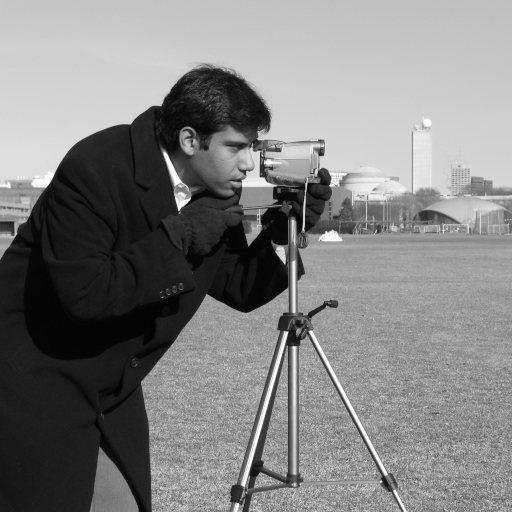
#> input picture skimage.data.camera(), 512 x 512 px
$ jupyter execute --allow-errors PDI_DevDay_Julio_2019.ipynb   (older library calls are emulated)
#> lines starting #> are read from the running program, lines starting #| are printed output that depends on the picture; after the words box and inside, x2 and y2 are one past the last pixel; in counts of white or black regions, pixels touching at a corner belong together
# Fundamentos de procesamiento digital de imágenes con scikit-image

Este es un taller introductorio en dónde se expondrán algunos de los algoritmos y conceptos escenciales en el procesamiento digital de imágenes.

## Práctica #1
Cargar una imágen de la base de datos de ejemplo y visualizarla.

[cell 1]
import matplotlib.pyplot as plt
from skimage import data

Img = data.camera()
#> Img is the input picture: shape (512, 512); min 0, max 255, mean 129.1
plt.imshow(Img,cmap='gray')
plt.show()

## Práctica #2
Extraer y visualizar de manera separada los canales de una imagen RGB.

[cell 2]
I_RGB = data.coffee()
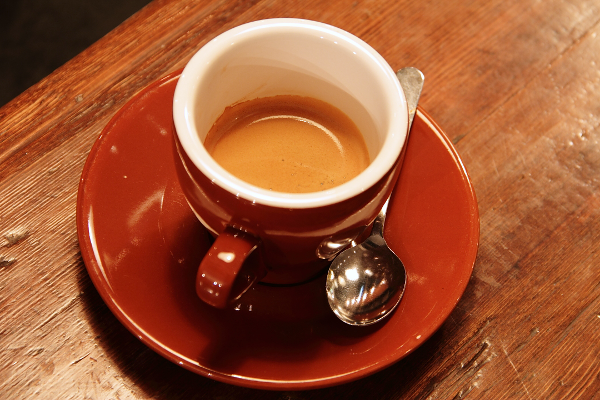
#> input picture skimage.data.coffee(), 600 x 400 px
#> I_RGB is the input picture: shape (400, 600, 3); mean R, G, B 158.6, 85.8, 51.5

I_R =  I_RGB[:,:,0]
I_G =  I_RGB[:,:,1]
I_B =  I_RGB[:,:,2]

plt.subplot(221), plt.imshow(I_R,cmap='Reds'), plt.title('Canal R'),plt.axis('off')
plt.subplot(222), plt.imshow(I_G,cmap='Greens'), plt.title('Canal G'),plt.axis('off')
plt.subplot(223), plt.imshow(I_B,cmap='Blues'), plt.title('Canal B'),plt.axis('off')
plt.subplot(224), plt.imshow(I_RGB),plt.axis('off')
plt.show()

## Nota: Síntesis de imágenes RGB
Es posible sinstetisar imágenes RGB haciendo *stacking* de arreglos 2-D de numpy:

[cell 3]
from skimage import draw

#> (the rest of this cell did not finish here and is left out)

## Práctica #3
Realizar un filtrado de promedio móvil a *Camera man*.

[cell 4]
import numpy as np
from scipy import ndimage
from skimage.util import img_as_float

Imf = img_as_float(Img)     #Convierte de uint8 a float
H = np.ones([11,11])*1/11.0 #Kernel de convolución
Ip = ndimage.convolve(Imf,H)

plt.imshow(Ip,cmap='gray')
plt.show()

## Nota: Kernel gaussiano

[cell 5]
import scipy.stats as st

def gkern(kernlen=21, nsig=5):
    """Returns a 2D Gaussian kernel array."""

    interval = (2*nsig+1.)/(kernlen)
    x = np.linspace(-nsig-interval/2., nsig+interval/2., kernlen+1)
    kern1d = np.diff(st.norm.cdf(x))
    kernel_raw = np.sqrt(np.outer(kern1d, kern1d))
    kernel = kernel_raw/kernel_raw.sum()
    return kernel

Kg = gkern(21,3)
plt.imshow(Kg)
plt.colorbar()
plt.show()

## Practica #4
Realizar un filtrado gaussiano con $\sigma = 10$ a *Camera Man*

[cell 6]
from skimage import filters

Im = data.camera()
Ig = filters.gaussian(Im,sigma=10)

plt.imshow(Ig,cmap='gray')
plt.show()

## Nota: Promedio móvil vs filtrado gaussiano
El filtro de promedio movil tiene el inconvenirte de producir artefactos (estructuras repetidas o *fantasmas*) cuando su kernel es muy grande. El filtro gaussiano no podruce esos artefactos como se demuestra en este código:

[cell 7]
Imf = img_as_float(Img)      #Convierte de uint8 a float
H = np.ones([51,51])*1/51.0  #Kernel de promedio móvil
Ip = ndimage.convolve(Imf,H)
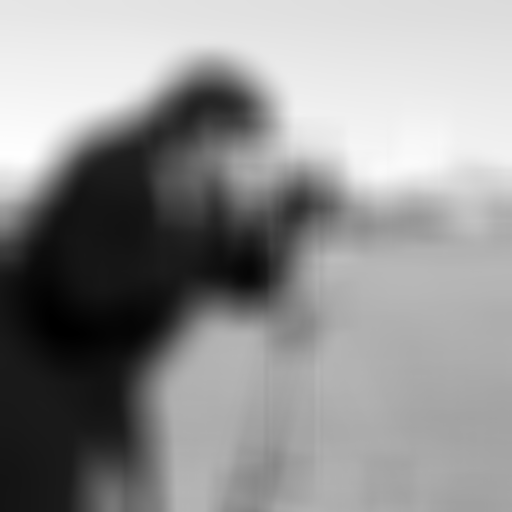
#> Ip: shape (512, 512) float64; min 1.28, max 44.18, mean 25.8; drawn with min black and max white

kernel = gkern(51,nsig=3) #Kernel gausiano 51x51 y sigma = 3

Im = data.camera()
Ig = ndimage.convolve(Im,kernel)

plt.subplot(121),plt.imshow(Ip,cmap='gray'), plt.title('Filtro promedio')
plt.subplot(122),plt.imshow(Ig,cmap='gray'), plt.title('Filtro gaussiano')
plt.show()

## Nota: Histogramas y contraste

[cell 8]
from skimage import exposure, color

img = data.camera()
h, h_bins = exposure.histogram(img)
#> h = 256 values, max 4957 at index 27, min 1 at index 0, mean 1024; h_bins = 256 values from 0 to 255

p2,p98 = np.percentile(img,(2, 98))
#> p2 = 5; p98 = 221
img_c = exposure.rescale_intensity(img,(p2,p98))
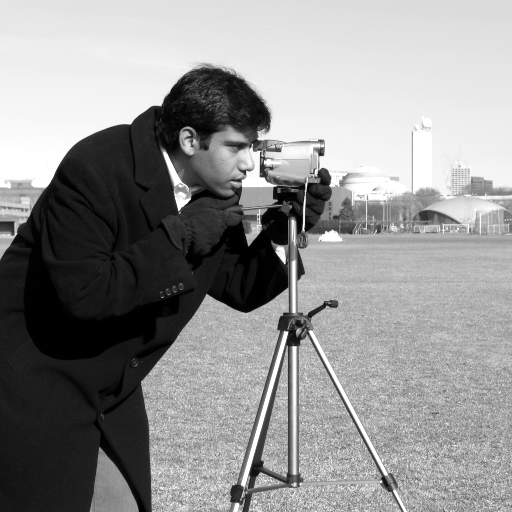
#> img_c: shape (512, 512); min 0, max 255, mean 145.7
hc, hc_bins = exposure.histogram(img_c)
#> hc = 256 values, max 6254 at index 0, min 0 at index 6, mean 1024; hc_bins = 256 values from 0 to 255

plt.subplot(221), plt.imshow(img,cmap='gray')
plt.subplot(222), plt.imshow(img_c,cmap='gray')
plt.subplot(223), plt.plot(h_bins,h), plt.grid('True'), plt.xlabel('Intensidad')
plt.subplot(224), plt.plot(hc_bins,hc), plt.grid('True'), plt.xlabel('Intensidad')

fig = plt.gcf()
fig.tight_layout()

plt.show()
#> figure, not shown here; panel 3: curve peaks at x = 27, y = 4957; panel 4: curve peaks at x = 0, y = 6254

## Práctica #5
Calcular el valor de umbral con el método de Otsu y obtener una imagen binarizada de Chelsea The Cat. Graficar histograma.

[cell 9]
from skimage import exposure, color

Im = data.chelsea()
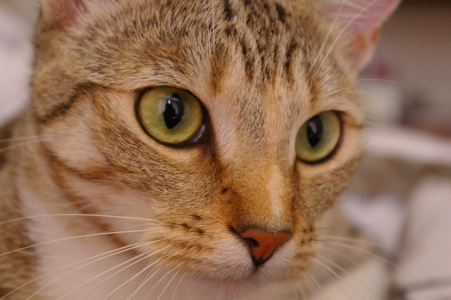
#> input picture skimage.data.chelsea(), 451 x 300 px
#> Im is the input picture: shape (300, 451, 3); mean R, G, B 147.7, 111.4, 86.8
Im = color.rgb2gray(Im)  #Conversión a escala de grises
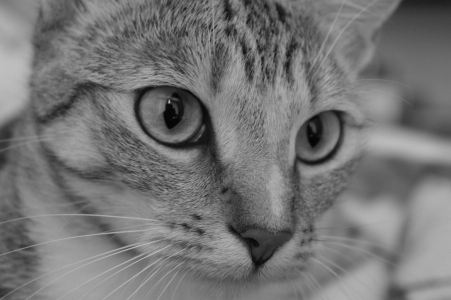
#> Im: shape (300, 451) float64; min 0.0151, max 0.756, mean 0.46

#Umbral
Umbral = filters.threshold_otsu(Im) #Cálculo del umbral con el método de Otsu
#> Umbral = 0.445

#Histograma
Hist, centros = exposure.histogram(Im)
#> Hist = 256 values, max 1392 at index 165, min 2 at index 254, mean 528.5; centros = 256 values from 0.0166 to 0.754

plt.plot(centros,Hist), plt.xlabel('Intensidad'), plt.ylabel(u'Número de pixeles')
plt.axvline(Umbral,color ='r') #Linea de umbral
plt.grid()
plt.show()
#> figure, not shown here; curve peaks at x = 0.494, y = 1392

[cell 10]
#Binarización
B = Im < Umbral
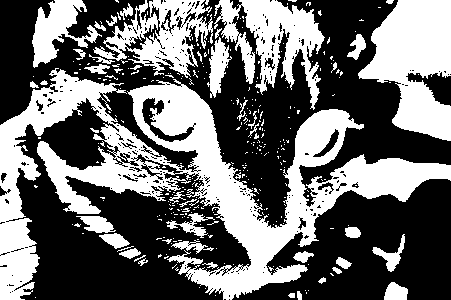
#> B: shape (300, 451) bool; 42.3% white; 327 white regions (279 under 20 px), largest, box (x1, y1, x2, y2) and area: (0, 68, 451, 300) 31829, (358, 0, 451, 141) 8119, (214, 0, 325, 110) 5326

plt.imshow(B,cmap='gray')

## Nota: Etiqueado y propiedades de objetos binarios (*blobs*)

Es posible etiquetar de forma automatica regiones continuas en una imagen binaria y posteriormente calcular varios de sus atrobutos como área, perímetro y centróide.

[cell 11]
from skimage import draw, measure

# Generación de una imagen binaria con dos objetos separados
Bim = np.zeros([300,300])

C1x,C1y = draw.circle(80,100,70)
Bim[C1x,C1y] = 1

C2x,C2y = draw.circle(220,220,50)
Bim[C2x,C2y] = 1

#Etiquetado
E = measure.label(Bim)

#Propiedades de regiones
PR = measure.regionprops(E)

#PR[i].area => área del objeto i
#PR[i].perimeter => Perímetro del objeto i
#PR[i].centroid => centroide del objeto i

plt.imshow(Bim,cmap='gray')
plt.show()

print(u"Región 1:")
print("Area (pixeles): " + str(PR[0].area))
print("Perimetro (pixeles): " + str(PR[0].perimeter))
print("Centroide: " + str(PR[0].centroid))
print('\n')
print(u"Región 2:")
print("Area (pixeles): " + str(PR[1].area))
print("Perimetro (pixeles): " + str(PR[1].perimeter))
print("Centroide: " + str(PR[1].centroid))

## Práctica #6
Aplicaar el operado de Sobel a coins.

[cell 12]
Im = data.coins()
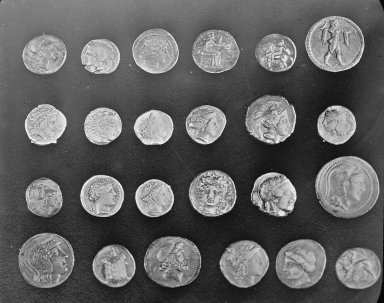
#> input picture skimage.data.coins(), 384 x 303 px
#> Im is the input picture: shape (303, 384); min 1, max 252, mean 96.9
Im = filters.gaussian(Im,sigma=3)
Ibordes = filters.sobel(Im)

plt.imshow(Ibordes,cmap='gray')
plt.show()

## Práctica #7
Obtener el campo de gradiente de Coffee

[cell 13]
from skimage import transform

Im = data.coffee()
Im = color.rgb2gray(Im)
#> Im: shape (400, 600) float64
Im = filters.gaussian(Im,sigma=4)
Ims = transform.rescale(Im,0.25)

I_Sob = filters.sobel(Ims)
I_Sob_X = filters.sobel_h(Ims)
I_Sob_Y = filters.sobel_v(Ims)

plt.imshow(I_Sob,cmap='gray')

m,n = Ims.shape
#> m = 100; n = 150
for i in range(0,m,7):
    for j in range(0,n,7):
        plt.quiver(j,i,I_Sob_X[i][j], I_Sob_Y[i][j], pivot='middle',color='g')
plt.show()
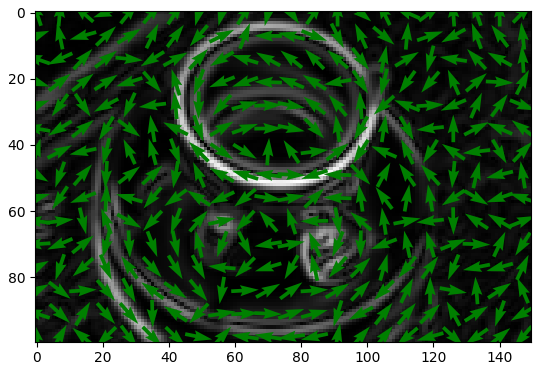
#> figure drawn by matplotlib, 1 panel

## Práctica final
Realizar una segmantación por umbral de una imágen.

[cell 14]
from skimage import io, measure
from scipy import ndimage

I = io.imread("manzanas.jpg")
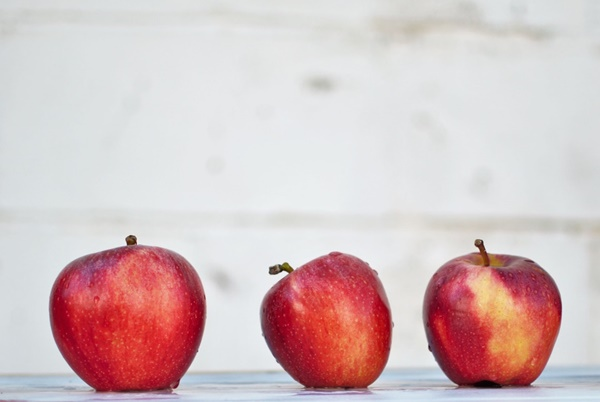
#> input picture DevDay2019/manzanas.jpg, 600 x 402 px
#> I is the input picture: shape (402, 600, 3); mean R, G, B 212.8, 190.7, 192.3
I = color.rgb2grey(I)
#> I: shape (402, 600) float64
I = filters.gaussian(I,sigma=3)
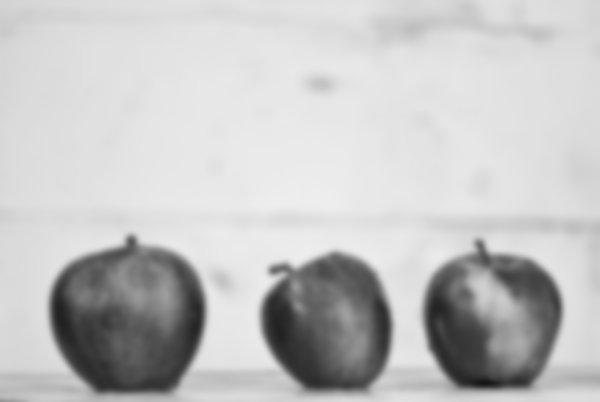
#> I: shape (402, 600) float64; min 0.0821, max 0.933, mean 0.767

hist, centros_hist = exposure.histogram(I)
#> hist = 256 values, max 10329 at index 243, min 2 at index 4, mean 942.2; centros_hist = 256 values from 0.0838 to 0.931

Umb = filters.threshold_otsu(I)
#> Umb = 0.612
#> (the rest of this cell did not finish here and is left out)
